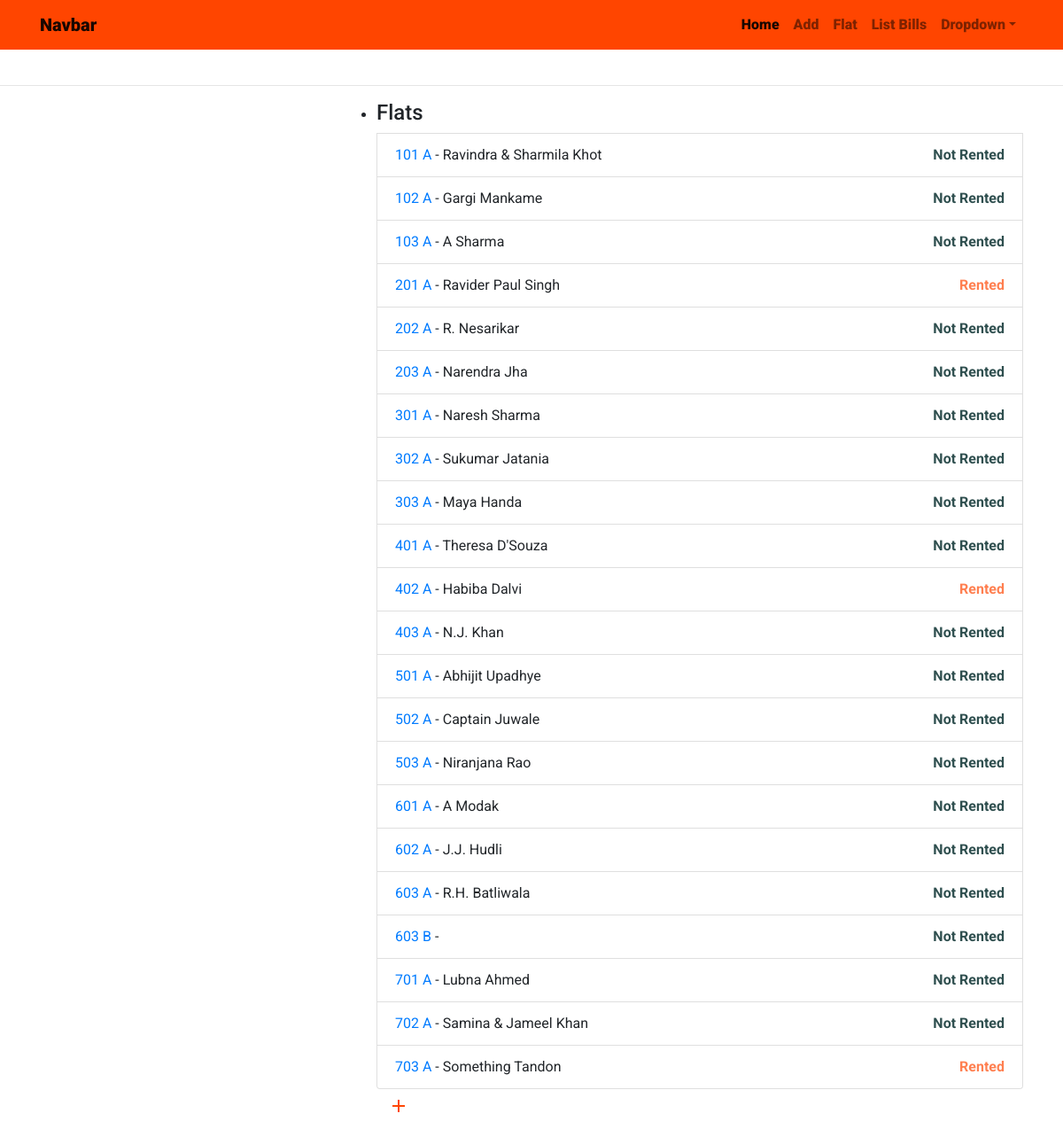
Page /flats on the committed database.
### members/models.py (models this page shows, shortened)
class Flat (models.Model):
        flat_number     = models.CharField(max_length=3,
                        verbose_name='Flat Number',
                        validators = [number_validator],
                        )
        wing            = models.CharField(max_length=1)
        slug            = models.SlugField(unique = True, blank=True)
        class Meta:
                unique_together = ("flat_number", "wing")
        def get_absolute_url(self):
                return reverse('flat_detail', args=[(self.slug)])
        def __str__(self):
                return "{} {}".format( self.flat_number, self.wing)

class Guest (models.Model):
        flat_number     = models.OneToOneField(Flat, on_delete=models.CASCADE)
        first_name      = models.CharField(max_length = 200)
        last_name       = models.CharField(max_length = 200)
        mobile          = models.CharField(max_length = 10,
                validators = [mobile_validator]
                )
        def __str__(self):
                return "{} {}".format(self.first_name, self.last_name)

class RentalStatus(models.Model):
        flat_number     = models.OneToOneField(Flat, on_delete=models.CASCADE)
        is_rented       = models.BooleanField(default =False)
        def __str__(self):
                if self.is_rented:
                        return "Rented"
                else:
                        return "Not Rented"

### members/views.py (the view)
# urls.py: path('flats', flat_view, name = "all_flats"),
def flat_view(request):
    flat_list = Flat.objects.all().order_by('wing').order_by('flat_number')
    context = {'flat_list': flat_list}
    return render(request, 'flat_view.html', context)

### society/templates/flat_view.html
{% extends 'index1.html' %}
{% block content %}
<ul class="list-group">
    <li class="collection-header"><h4>Flats</h4></li>
    {% for flat in flat_list%}
    <li class="list-group-item"><a  href = "{{flat.get_absolute_url}}" >{{flat}}</a> - {{flat.guest}}
      {% if flat.rentalstatus.is_rented %}
        <span class="rented  font-weight-bold" >{{flat.rentalstatus}}</span>
      {% else %}
        <span class="notrented  font-weight-bold" >{{flat.rentalstatus}}</span></li>
      {% endif %}
    {% endfor %}
  </ul>
  <a  href = "{% url 'add_flats' %}" class="btn btn-floating btn-large cyan right">
    <i class="material-icons">add</i>
  </a>
{% endblock content %}

### static/css/stylesheet.css (style rules this page uses)
body { padding-top: 5rem; font-family: 'Roboto', sans-serif; }
i { color: orangered; }
.rented { color: coral; float: right; }
.notrented { color: darkslategray; float: right; }

### rows in the picture
Flat: flat_number+wing "101 A", guest "Ravindra & Sharmila Khot", rentalstatus "Not Rented"
Flat: flat_number+wing "102 A", guest "Gargi Mankame", rentalstatus "Not Rented"
Flat: flat_number+wing "103 A", guest "A Sharma", rentalstatus "Not Rented"
Flat: flat_number+wing "201 A", guest "Ravider Paul Singh", rentalstatus "Rented"
Flat: flat_number+wing "202 A", guest "R. Nesarikar", rentalstatus "Not Rented"
Flat: flat_number+wing "203 A", guest "Narendra Jha", rentalstatus "Not Rented"
Flat: flat_number+wing "301 A", guest "Naresh Sharma", rentalstatus "Not Rented"
Flat: flat_number+wing "302 A", guest "Sukumar Jatania", rentalstatus "Not Rented"
Flat: flat_number+wing "303 A", guest "Maya Handa", rentalstatus "Not Rented"
Flat: flat_number+wing "401 A", guest "Theresa D'Souza", rentalstatus "Not Rented"
Flat: flat_number+wing "402 A", guest "Habiba Dalvi", rentalstatus "Rented"
Flat: flat_number+wing "403 A", guest "N.J. Khan", rentalstatus "Not Rented"
Flat: flat_number+wing "501 A", guest "Abhijit Upadhye", rentalstatus "Not Rented"
Flat: flat_number+wing "502 A", guest "Captain Juwale", rentalstatus "Not Rented"
Flat: flat_number+wing "503 A", guest "Niranjana Rao", rentalstatus "Not Rented"
Flat: flat_number+wing "601 A", guest "A Modak", rentalstatus "Not Rented"
Flat: flat_number+wing "602 A", guest "J.J. Hudli", rentalstatus "Not Rented"
Flat: flat_number+wing "603 A", guest "R.H. Batliwala", rentalstatus "Not Rented"
Flat: flat_number+wing "603 B", rentalstatus "Not Rented"
Flat: flat_number+wing "701 A", guest "Lubna Ahmed", rentalstatus "Not Rented"
Flat: flat_number+wing "702 A", guest "Samina & Jameel Khan", rentalstatus "Not Rented"
Flat: flat_number+wing "703 A", guest "Something Tandon", rentalstatus "Rented"
